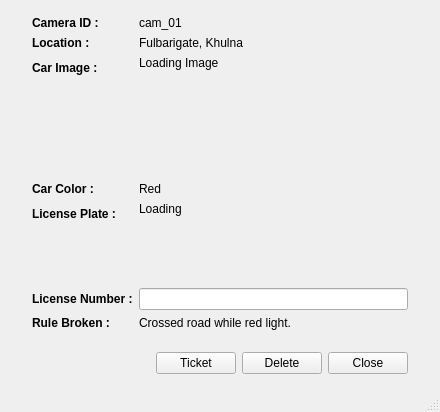
<?xml version="1.0" encoding="UTF-8"?>
<ui version="4.0">
 <class>ResourceKeyboard</class>
 <widget class="QMainWindow" name="ResourceKeyboard">
  <property name="geometry">
   <rect>
    <x>0</x>
    <y>0</y>
    <width>440</width>
    <height>412</height>
   </rect>
  </property>
  <property name="windowTitle">
   <string>Details</string>
  </property>
  <widget class="QWidget" name="centralwidget">
   <layout class="QVBoxLayout" name="verticalLayout">
    <property name="leftMargin">
     <number>32</number>
    </property>
    <property name="topMargin">
     <number>16</number>
    </property>
    <property name="rightMargin">
     <number>32</number>
    </property>
    <property name="bottomMargin">
     <number>16</number>
    </property>
    <item>
     <layout class="QFormLayout" name="formLayout">
      <item row="0" column="0">
       <widget class="QLabel" name="cam_id_label">
        <property name="font">
         <font>
          <weight>75</weight>
          <bold>true</bold>
         </font>
        </property>
        <property name="text">
         <string>Camera ID : </string>
        </property>
       </widget>
      </item>
      <item row="0" column="1">
       <widget class="QLabel" name="cam_id">
        <property name="text">
         <string>cam_01</string>
        </property>
       </widget>
      </item>
      <item row="1" column="0">
       <widget class="QLabel" name="location_label">
        <property name="font">
         <font>
          <weight>75</weight>
          <bold>true</bold>
         </font>
        </property>
        <property name="text">
         <string>Location :</string>
        </property>
       </widget>
      </item>
      <item row="1" column="1">
       <widget class="QLabel" name="location">
        <property name="text">
         <string>Fulbarigate, Khulna</string>
        </property>
       </widget>
      </item>
      <item row="2" column="0">
       <widget class="QLabel" name="car_image_label">
        <property name="font">
         <font>
          <weight>75</weight>
          <bold>true</bold>
         </font>
        </property>
        <property name="text">
         <string>Car Image :</string>
        </property>
       </widget>
      </item>
      <item row="2" column="1">
       <widget class="QLabel" name="car_image">
        <property name="minimumSize">
         <size>
          <width>250</width>
          <height>120</height>
         </size>
        </property>
        <property name="text">
         <string>Loading Image</string>
        </property>
        <property name="alignment">
         <set>Qt::AlignLeading|Qt::AlignLeft|Qt::AlignTop</set>
        </property>
       </widget>
      </item>
      <item row="3" column="0">
       <widget class="QLabel" name="car_color_label">
        <property name="font">
         <font>
          <weight>75</weight>
          <bold>true</bold>
         </font>
        </property>
        <property name="text">
         <string>Car Color :</string>
        </property>
       </widget>
      </item>
      <item row="3" column="1">
       <widget class="QLabel" name="car_color">
        <property name="text">
         <string>Red</string>
        </property>
       </widget>
      </item>
      <item row="4" column="0">
       <widget class="QLabel" name="license_image_label">
        <property name="font">
         <font>
          <weight>75</weight>
          <bold>true</bold>
         </font>
        </property>
        <property name="text">
         <string>License Plate :</string>
        </property>
       </widget>
      </item>
      <item row="4" column="1">
       <widget class="QLabel" name="license_image">
        <property name="minimumSize">
         <size>
          <width>180</width>
          <height>80</height>
         </size>
        </property>
        <property name="text">
         <string>Loading</string>
        </property>
        <property name="alignment">
         <set>Qt::AlignLeading|Qt::AlignLeft|Qt::AlignTop</set>
        </property>
       </widget>
      </item>
      <item row="6" column="0">
       <widget class="QLabel" name="rule_label">
        <property name="font">
         <font>
          <weight>75</weight>
          <bold>true</bold>
         </font>
        </property>
        <property name="text">
         <string>Rule Broken :</string>
        </property>
       </widget>
      </item>
      <item row="6" column="1">
       <widget class="QLabel" name="rule">
        <property name="text">
         <string>Crossed road while red light.</string>
        </property>
       </widget>
      </item>
      <item row="5" column="0">
       <widget class="QLabel" name="license_number_label">
        <property name="font">
         <font>
          <weight>75</weight>
          <bold>true</bold>
         </font>
        </property>
        <property name="text">
         <string>License Number :</string>
        </property>
       </widget>
      </item>
      <item row="5" column="1">
       <widget class="QLineEdit" name="license_number_lineedit"/>
      </item>
     </layout>
    </item>
    <item>
     <layout class="QHBoxLayout" name="horizontalLayout">
      <item>
       <spacer name="horizontalSpacer">
        <property name="orientation">
         <enum>Qt::Horizontal</enum>
        </property>
        <property name="sizeHint" stdset="0">
         <size>
          <width>98</width>
          <height>20</height>
         </size>
        </property>
       </spacer>
      </item>
      <item>
       <widget class="QPushButton" name="ticket_button">
        <property name="text">
         <string>Ticket</string>
        </property>
       </widget>
      </item>
      <item>
       <widget class="QPushButton" name="delete_button">
        <property name="text">
         <string>Delete</string>
        </property>
       </widget>
      </item>
      <item>
       <widget class="QPushButton" name="close_button">
        <property name="text">
         <string>Close</string>
        </property>
       </widget>
      </item>
     </layout>
    </item>
   </layout>
  </widget>
  <widget class="QStatusBar" name="statusbar"/>
 </widget>
 <resources/>
 <connections/>
</ui>
